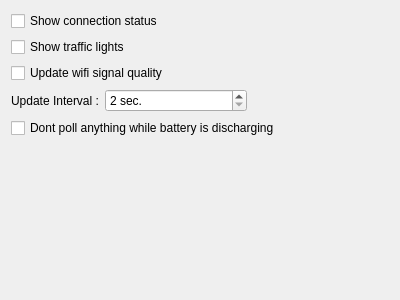
<?xml version="1.0" encoding="UTF-8"?>
<ui version="4.0">
 <class>configIcon</class>
 <widget class="QWidget" name="configIcon">
  <property name="geometry">
   <rect>
    <x>0</x>
    <y>0</y>
    <width>400</width>
    <height>300</height>
   </rect>
  </property>
  <property name="windowTitle">
   <string>Form</string>
  </property>
  <layout class="QGridLayout" name="gridLayout">
   <item row="0" column="0">
    <widget class="QCheckBox" name="checkStatus">
     <property name="text">
      <string>Show connection status</string>
     </property>
    </widget>
   </item>
   <item row="1" column="0">
    <widget class="QCheckBox" name="checkTraffic">
     <property name="text">
      <string>Show traffic lights</string>
     </property>
    </widget>
   </item>
   <item row="2" column="0">
    <widget class="QCheckBox" name="checkWifi">
     <property name="text">
      <string>Update wifi signal quality</string>
     </property>
    </widget>
   </item>
   <item row="3" column="0">
    <layout class="QHBoxLayout" name="horizontalLayout">
     <item>
      <widget class="QLabel" name="label">
       <property name="text">
        <string>Update Interval :</string>
       </property>
      </widget>
     </item>
     <item>
      <widget class="QSpinBox" name="spinInterval">
       <property name="sizePolicy">
        <sizepolicy hsizetype="MinimumExpanding" vsizetype="Fixed">
         <horstretch>0</horstretch>
         <verstretch>0</verstretch>
        </sizepolicy>
       </property>
       <property name="suffix">
        <string> sec.</string>
       </property>
       <property name="minimum">
        <number>2</number>
       </property>
      </widget>
     </item>
     <item>
      <spacer name="horizontalSpacer">
       <property name="orientation">
        <enum>Qt::Horizontal</enum>
       </property>
       <property name="sizeHint" stdset="0">
        <size>
         <width>40</width>
         <height>20</height>
        </size>
       </property>
      </spacer>
     </item>
    </layout>
   </item>
   <item row="5" column="0">
    <spacer name="verticalSpacer">
     <property name="orientation">
      <enum>Qt::Vertical</enum>
     </property>
     <property name="sizeHint" stdset="0">
      <size>
       <width>20</width>
       <height>162</height>
      </size>
     </property>
    </spacer>
   </item>
   <item row="4" column="0">
    <widget class="QCheckBox" name="checkBattery">
     <property name="text">
      <string>Dont poll anything while battery is discharging</string>
     </property>
    </widget>
   </item>
  </layout>
 </widget>
 <resources/>
 <connections/>
</ui>
